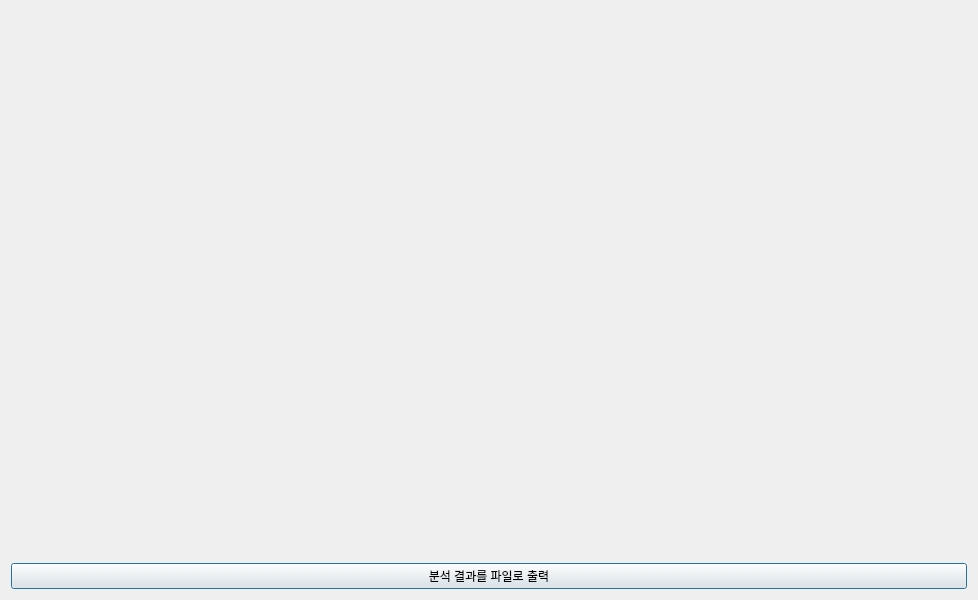
<?xml version="1.0" encoding="UTF-8"?>
<ui version="4.0">
 <class>Dialog</class>
 <widget class="QDialog" name="Dialog">
  <property name="geometry">
   <rect>
    <x>0</x>
    <y>0</y>
    <width>978</width>
    <height>600</height>
   </rect>
  </property>
  <property name="windowTitle">
   <string>이미지 분석 결과</string>
  </property>
  <layout class="QGridLayout" name="gridLayout">
   <item row="0" column="0">
    <layout class="QHBoxLayout" name="horizontalLayout">
     <item>
      <widget class="matplotlibWidget" name="imageWidget" native="true"/>
     </item>
    </layout>
   </item>
   <item row="2" column="0">
    <widget class="QPushButton" name="pushButton">
     <property name="text">
      <string>분석 결과를 파일로 출력</string>
     </property>
    </widget>
   </item>
  </layout>
 </widget>
 <customwidgets>
  <customwidget>
   <class>matplotlibWidget</class>
   <extends>QWidget</extends>
   <header>matplotlibwidget</header>
   <container>1</container>
  </customwidget>
 </customwidgets>
 <resources/>
 <connections/>
</ui>
